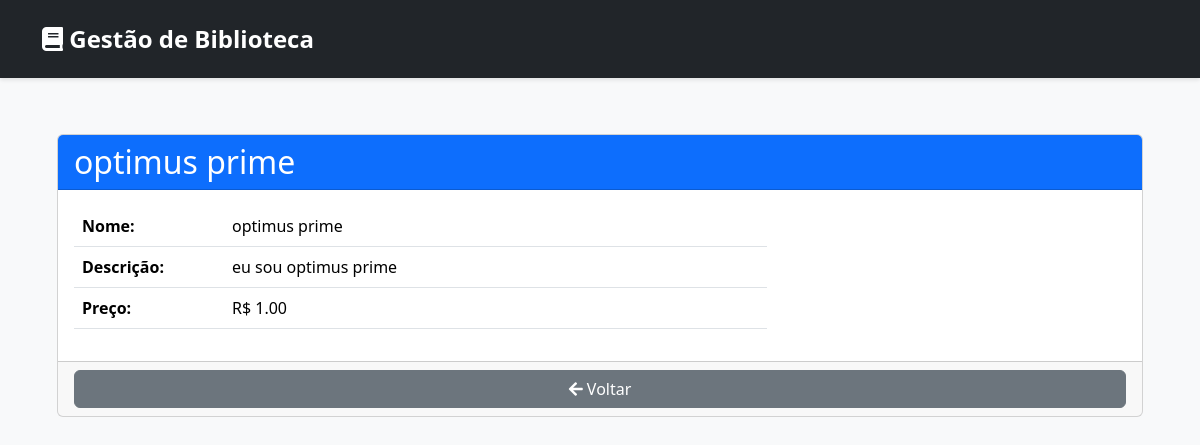
The app's page /products/view/4 with its own data.
### products/models.py (models this page shows, shortened)
class Product(models.Model):
    name = models.CharField('Name', max_length=100)
    description = models.TextField('Description', blank=True)
    price = models.DecimalField('Price', decimal_places=2, max_digits=8)
    created = models.DateTimeField('Created', auto_now_add=True)
    changed = models.DateTimeField('Changed', auto_now=True)
    available = models.BooleanField(default=True)
    STATUS_CHOICES = [
        ('disponivel', 'Disponível'),
        ('emprestado', 'Emprestado'),
        ('em_manutencao', 'Em Manutenção'),
        ('indisponivel', 'Indisponível'),
    ]
    status = models.CharField(
        max_length=20,
        choices=STATUS_CHOICES,
        default='disponivel'
    )
    class Meta:
        ordering = ['name']

### products/views.py (the view)
# urls.py: path('view/<int:pk>', views.ProductDetail.as_view(), name='product_view'),
class ProductDetail(DetailView):
    model = Product

### products/templates/products/product_detail.html (shortened to what this page needs)
{% extends 'products/base.html' %}
{% block content %}
<div class="container mt-4">
    <div class="card">
        <div class="card-header bg-primary text-white">
            <h2 class="mb-0">{{ object.name }}</h2>
        </div>
        <div class="card-body">
            <div class="row">
                <div class="col-md-8">
                    <table class="table">
                        <tbody>
                            <tr>
                                <th width="150">Nome:</th>
                                <td>{{ object.name }}</td>
                            </tr>
                            <tr>
                                <th>Descrição:</th>
                                <td>{{ object.description }}</td>
                            </tr>
                            <tr>
                                <th>Preço:</th>
                                <td>R$ {{ object.price }}</td>
                            </tr>
                        </tbody>
                    </table>
                </div>
            </div>
        </div>
        <div class="card-footer">
            <div class="btn-group" role="group">
                <a href="{% url 'product_list' %}" class="btn btn-secondary">
                    <i class="fas fa-arrow-left"></i> Voltar
                </a>
            </div>
        </div>
    </div>
</div>
{% endblock %}

### static/css/style.css (style rules this page uses)
body { background-color: #f8f9fa; font-family: 'Segoe UI', Tahoma, Geneva, Verdana, sans-serif; }
.btn-group { display: flex; width: 100%; gap: 1rem; }

### records on screen
Product: name "optimus prime", description "eu sou optimus prime", price "1.00"
